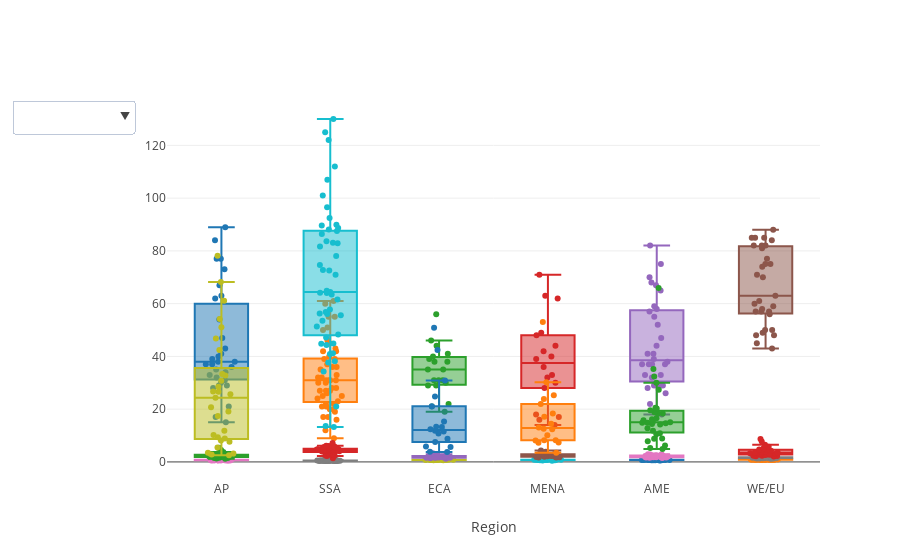

This figure's notebook cell:
### Markdown cell above
<a id='regional_picture'></a>
### Regional Picture

A good way to compare indicators across regions is with a [boxplot](https://plot.ly/python/box-plots/). Similar to the choropleth plot, I will use Plotly and add a dropdown for indicator selection:

### Code cell
# Define variables to cycle through for creating traces
indicator = ['CPI','HDI','fert_rate','mort_rate']
# Populate list with "indicators" traces
data = []
for var in indicator:
    # Populate list with regional traces
    indicator_data = []
    for region in df['Region'].unique():
        reg = df[df['Region'] == region]
        trace = go.Box(
            y = reg[var],
            name = region,
            text = df[df['Region'] == region]['Country'],
            boxpoints = 'all',
            jitter = 0.6,
            pointpos = 0)
        indicator_data.append(trace)
    data.append(indicator_data)
# Combine the data  for each indicator
alldata = data[0] + data[1] + data[2] + data[3]

# Define dropdown selection behavior
updatemenus = list([
    dict(active=-1, buttons=list([
        # Define which traces are visible for each indicator, change the title and yaxis title.
        # 4 indicators for 6 regions = 24 traces. {'visible': [True]*6+[False]*18} means the 
        # first 6 traces (the CPI traces) are visible and remaining 18 are not.
        dict(label = 'CPI',
             method = 'update',
             args = [{'visible': [True]*6+[False]*18},
                     {'title':'CPI by Region',
                     'yaxis':{'title':'CPI'}}]),
        dict(label = 'HDI',
             method = 'update',
             args = [{'visible': [False]*6+[True]*6+[False]*12},
                     {'title':'HDI by Region',
                     'yaxis':{'title':'HDI'}}]),
        dict(label = 'Total Fertility',
             method = 'update',
             args = [{'visible': [False]*12+[True]*6+[False]*6},
                     {'title':'Total Fertility by Region',
                     'yaxis':{'title':'Children per Woman'}}]),
        dict(label = 'Child Mortality',
             method = 'update',
             args = [{'visible': [False]*18+[True]*6},
                     {'title':'Child Mortality by Region',
                     'yaxis':{'title':'0-5 y/o deaths per 1000'}}])]))])

# Define layout
layout = go.Layout(
        showlegend = False,
        xaxis = dict(title = 'Region'),
        yaxis = dict(nticks = 10),
        # Update layout with dropdown selection
        updatemenus = updatemenus)

# Plot fig
fig = {'data':alldata,'layout':layout}
iplot(fig)

### Figure 1 — Plotly figure (JSON) as saved in the notebook; plotly's stock layout.template omitted (floating-point values rounded to 4 significant figures)
{"data": [{"boxpoints": "all", "jitter": 0.6, "name": "AP", "pointpos": 0, "text": ["Afghanistan", "Australia", "Bangladesh", "Brunei Darussalam", "Bhutan", "China", "Hong Kong", "Indonesia", "India", "Japan", "Cambodia", "Korea, South", "Laos", "Sri Lanka", "Maldives", "Myanmar", "Mongolia", "Malaysia", "Nepal", "New Zealand", "Pakistan", "Philippines", "Papua New Guinea", "Korea, North", "Singapore", "Solomon Islands", "Thailand", "Timor-Leste", "Taiwan", "Vietnam", "Vanuatu"], "type": "box", "uid": "abd93902-fa79-11e8-b0ae-c49ded227fdd", "y": [15, 77, 28, 62, 67, 41, 77, 37, 40, 73, 21, 54, 29, 38, 33, 30, 36, 47, 31, 89, 32, 34, 29, 17, 84, 39, 37, 38, 63, 35, 43]}, {"boxpoints": "all", "jitter": 0.6, "name": "SSA", "pointpos": 0, "text": ["Angola", "Burundi", "Benin", "Burkina Faso", "Botswana", "Central African Republic", "Côte D'Ivoire", "Cameroon", "Democratic Republic of the Congo", "Congo", "Comoros", "Cabo Verde", "Djibouti", "Eritrea", "Ethiopia", "Gabon", "Ghana", "Guinea", "Gambia", "Guinea Bissau", "Equatorial Guinea", "Kenya", "Liberia", "Lesotho", "Madagascar", "Mali", "Mozambique", "Mauritania", "Mauritius", "Malawi", "Namibia", "Niger", "Nigeria", "Rwanda", "Sudan", "Senegal", "Sierra Leone", "Somalia", "South Sudan", "Sao Tome and Principe", "Swaziland", "Seychelles", "Chad", "Togo", "Tanzania", "Uganda", "South Africa", "Zambia", "Zimbabwe"], "type": "box", "uid": "abd93903-fa79-11e8-8f1d-c49ded227fdd", "y": [19, 22, 39, 42, 61, 23, 36, 25, 21, 21, 27, 55, 31, 20, 35, 32, 40, 27, 30, 17, 17, 28, 31, 42, 24, 31, 25, 28, 50, 31, 51, 33, 27, 55, 16, 45, 30, 9, 12, 46, 39, 60, 20, 32, 36, 26, 43, 37, 22]}, {"boxpoints": "all", "jitter": 0.6, "name": "ECA", "pointpos": 0, "text": ["Albania", "Armenia", "Azerbaijan", "Bosnia and Herzegovina", "Belarus", "Georgia", "Kazakhstan", "Kyrgyzstan", "Kosovo", "Moldova", "Macedonia", "Montenegro", "Russia", "Serbia", "Tajikistan", "Turkmenistan", "Turkey", "Ukraine", "Uzbekistan"], "type": "box", "uid": "abd93904-fa79-11e8-abdf-c49ded227fdd", "y": [38, 35, 31, 38, 44, 56, 31, 29, 39, 31, 35, 46, 29, 41, 21, 19, 40, 30, 22]}, {"boxpoints": "all", "jitter": 0.6, "name": "MENA", "pointpos": 0, "text": ["United Arab Emirates", "Bahrain", "Algeria", "Egypt", "Iran", "Iraq", "Israel", "Jordan", "Kuwait", "Lebanon", "Libya", "Morocco", "Oman", "Qatar", "Saudi Arabia", "Syria", "Tunisia", "Yemen"], "type": "box", "uid": "abd93905-fa79-11e8-b161-c49ded227fdd", "y": [71, 36, 33, 32, 30, 18, 62, 48, 39, 28, 17, 40, 44, 63, 49, 14, 42, 16]}, {"boxpoints": "all", "jitter": 0.6, "name": "AME", "pointpos": 0, "text": ["Argentina", "Bahamas", "Bolivia", "Brazil", "Barbados", "Canada", "Chile", "Colombia", "Costa Rica", "Cuba", "Dominica", "Dominican Republic", "Ecuador", "Grenada", "Guatemala", "Guyana", "Honduras", "Haiti", "Jamaica", "Saint Lucia", "Mexico", "Nicaragua", "Panama", "Peru", "Puerto Rico", "Paraguay", "El Salvador", "Suriname", "Trinidad and Tobago", "Uruguay", "United States of America", "Saint Vincent and the Grenadines", "Venezuela"], "type": "box", "uid": "abd93906-fa79-11e8-b557-c49ded227fdd", "y": [39, 65, 33, 37, 68, 82, 67, 37, 59, 47, 57, 29, 32, 52, 28, 38, 29, 22, 44, 55, 29, 26, 37, 37, null, 29, 33, 41, 41, 70, 75, 58, 18]}, {"boxpoints": "all", "jitter": 0.6, "name": "WE/EU", "pointpos": 0, "text": ["Austria", "Belgium", "Bulgaria", "Switzerland", "Cyprus", "Czech Republic", "Germany", "Denmark", "Spain", "Estonia", "Finland", "France", "United Kingdom", "Greece", "Croatia", "Hungary", "Ireland", "Iceland", "Italy", "Lithuania", "Luxembourg", "Latvia", "Malta", "Netherlands", "Norway", "Poland", "Portugal", "Romania", "Slovakia", "Slovenia", "Sweden"], "type": "box", "uid": "abd93907-fa79-11e8-a3aa-c49ded227fdd", "y": [75, 75, 43, 85, 57, 57, 81, 88, 57, 71, 85, 70, 82, 48, 49, 45, 74, 77, 50, 59, 82, 58, 56, 82, 85, 60, 63, 48, 50, 61, 84]}, {"boxpoints": "all", "jitter": 0.6, "name": "AP", "pointpos": 0, "text": ["Afghanistan", "Australia", "Bangladesh", "Brunei Darussalam", "Bhutan", "China", "Hong Kong", "Indonesia", "India", "Japan", "Cambodia", "Korea, South", "Laos", "Sri Lanka", "Maldives", "Myanmar", "Mongolia", "Malaysia", "Nepal", "New Zealand", "Pakistan", "Philippines", "Papua New Guinea", "Korea, North", "Singapore", "Solomon Islands", "Thailand", "Timor-Leste", "Taiwan", "Vietnam", "Vanuatu"], "type": "box", "uid": "abd93908-fa79-11e8-bfaf-c49ded227fdd", "y": [0.498, 0.939, 0.608, 0.853, 0.612, 0.752, 0.933, 0.694, 0.64, 0.909, 0.582, 0.903, 0.601, 0.77, 0.717, 0.578, 0.741, 0.802, 0.574, 0.917, 0.562, 0.699, 0.544, null, 0.932, 0.546, 0.755, 0.625, null, 0.694, 0.603]}, {"boxpoints": "all", "jitter": 0.6, "name": "SSA", "pointpos": 0, "text": ["Angola", "Burundi", "Benin", "Burkina Faso", "Botswana", "Central African Republic", "Côte D'Ivoire", "Cameroon", "Democratic Republic of the Congo", "Congo", "Comoros", "Cabo Verde", "Djibouti", "Eritrea", "Ethiopia", "Gabon", "Ghana", "Guinea", "Gambia", "Guinea Bissau", "Equatorial Guinea", "Kenya", "Liberia", "Lesotho", "Madagascar", "Mali", "Mozambique", "Mauritania", "Mauritius", "Malawi", "Namibia", "Niger", "Nigeria", "Rwanda", "Sudan", "Senegal", "Sierra Leone", "Somalia", "South Sudan", "Sao Tome and Principe", "Swaziland", "Seychelles", "Chad", "Togo", "Tanzania", "Uganda", "South Africa", "Zambia", "Zimbabwe"], "type": "box", "uid": "abd93909-fa79-11e8-9be0-c49ded227fdd", "y": [0.581, 0.417, 0.515, 0.423, 0.717, 0.367, 0.492, 0.556, 0.457, 0.606, 0.503, 0.654, 0.476, 0.44, 0.463, 0.702, 0.592, 0.459, 0.46, 0.455, 0.591, 0.59, 0.435, 0.52, 0.519, 0.427, 0.437, 0.52, 0.79, 0.477, 0.647, 0.354, 0.532, 0.524, 0.502, 0.505, 0.419, null, 0.388, 0.589, 0.588, 0.797, 0.404, 0.503, 0.538, 0.516, 0.699, 0.588, 0.535]}, {"boxpoints": "all", "jitter": 0.6, "name": "ECA", "pointpos": 0, "text": ["Albania", "Armenia", "Azerbaijan", "Bosnia and Herzegovina", "Belarus", "Georgia", "Kazakhstan", "Kyrgyzstan", "Kosovo", "Moldova", "Macedonia", "Montenegro", "Russia", "Serbia", "Tajikistan", "Turkmenistan", "Turkey", "Ukraine", "Uzbekistan"], "type": "box", "uid": "abd9390a-fa79-11e8-a687-c49ded227fdd", "y": [0.785, 0.755, 0.757, 0.768, 0.808, 0.78, 0.8, 0.672, null, 0.7, 0.757, 0.814, 0.816, 0.787, 0.65, 0.706, 0.791, 0.751, 0.71]}, {"boxpoints": "all", "jitter": 0.6, "name": "MENA", "pointpos": 0, "text": ["United Arab Emirates", "Bahrain", "Algeria", "Egypt", "Iran", "Iraq", "Israel", "Jordan", "Kuwait", "Lebanon", "Libya", "Morocco", "Oman", "Qatar", "Saudi Arabia", "Syria", "Tunisia", "Yemen"], "type": "box", "uid": "abd9390b-fa79-11e8-a4d9-c49ded227fdd", "y": [0.863, 0.846, 0.754, 0.696, 0.798, 0.685, 0.903, 0.735, 0.803, 0.757, 0.706, 0.667, 0.821, 0.856, 0.853, 0.536, 0.735, 0.452]}, {"boxpoints": "all", "jitter": 0.6, "name": "AME", "pointpos": 0, "text": ["Argentina", "Bahamas", "Bolivia", "Brazil", "Barbados", "Canada", "Chile", "Colombia", "Costa Rica", "Cuba", "Dominica", "Dominican Republic", "Ecuador", "Grenada", "Guatemala", "Guyana", "Honduras", "Haiti", "Jamaica", "Saint Lucia", "Mexico", "Nicaragua", "Panama", "Peru", "Puerto Rico", "Paraguay", "El Salvador", "Suriname", "Trinidad and Tobago", "Uruguay", "United States of America", "Saint Vincent and the Grenadines", "Venezuela"], "type": "box", "uid": "abd9390c-fa79-11e8-93cf-c49ded227fdd", "y": [0.825, 0.807, 0.693, 0.759, 0.8, 0.926, 0.843, 0.747, 0.794, 0.777, 0.715, 0.736, 0.752, 0.772, 0.65, 0.654, 0.617, 0.498, 0.732, 0.747, 0.774, 0.658, 0.789, 0.75, null, 0.702, 0.674, 0.72, 0.784, 0.804, 0.924, 0.723, 0.761]}, {"boxpoints": "all", "jitter": 0.6, "name": "WE/EU", "pointpos": 0, "text": ["Austria", "Belgium", "Bulgaria", "Switzerland", "Cyprus", "Czech Republic", "Germany", "Denmark", "Spain", "Estonia", "Finland", "France", "United Kingdom", "Greece", "Croatia", "Hungary", "Ireland", "Iceland", "Italy", "Lithuania", "Luxembourg", "Latvia", "Malta", "Netherlands", "Norway", "Poland", "Portugal", "Romania", "Slovakia", "Slovenia", "Sweden"], "type": "box", "uid": "abd9390d-fa79-11e8-ac89-c49ded227fdd", "y": [0.908, 0.916, 0.813, 0.944, 0.869, 0.888, 0.936, 0.929, 0.891, 0.871, 0.92, 0.901, 0.922, 0.87, 0.831, 0.838, 0.938, 0.935, 0.88, 0.858, 0.904, 0.847, 0.878, 0.931, 0.953, 0.865, 0.847, 0.811, 0.855, 0.896, 0.933]}, {"boxpoints": "all", "jitter": 0.6, "name": "AP", "pointpos": 0, "text": ["Afghanistan", "Australia", "Bangladesh", "Brunei Darussalam", "Bhutan", "China", "Hong Kong", "Indonesia", "India", "Japan", "Cambodia", "Korea, South", "Laos", "Sri Lanka", "Maldives", "Myanmar", "Mongolia", "Malaysia", "Nepal", "New Zealand", "Pakistan", "Philippines", "Papua New Guinea", "Korea, North", "Singapore", "Solomon Islands", "Thailand", "Timor-Leste", "Taiwan", "Vietnam", "Vanuatu"], "type": "box", "uid": "abd9390e-fa79-11e8-8dac-c49ded227fdd", "y": [4.48, 1.84, 2.08, 1.86, 2.02, 1.63, null, 2.34, 2.3, 1.47, 2.53, 1.31, 2.64, 2.03, 2.05, 2.19, 2.71, 2.02, 2.08, 1.98, 3.41, 2.89, 3.61, 1.9, 1.25, 3.8, 1.47, 5.39, null, 1.95, 3.24]}, {"boxpoints": "all", "jitter": 0.6, "name": "SSA", "pointpos": 0, "text": ["Angola", "Burundi", "Benin", "Burkina Faso", "Botswana", "Central African Republic", "Côte D'Ivoire", "Cameroon", "Democratic Republic of the Congo", "Congo", "Comoros", "Cabo Verde", "Djibouti", "Eritrea", "Ethiopia", "Gabon", "Ghana", "Guinea", "Gambia", "Guinea Bissau", "Equatorial Guinea", "Kenya", "Liberia", "Lesotho", "Madagascar", "Mali", "Mozambique", "Mauritania", "Mauritius", "Malawi", "Namibia", "Niger", "Nigeria", "Rwanda", "Sudan", "Senegal", "Sierra Leone", "Somalia", "South Sudan", "Sao Tome and Principe", "Swaziland", "Seychelles", "Chad", "Togo", "Tanzania", "Uganda", "South Africa", "Zambia", "Zimbabwe"], "type": "box", "uid": "abd9390f-fa79-11e8-9c3b-c49ded227fdd", "y": [5.62, 5.62, 4.91, 5.27, 2.68, 4.8, 4.85, 4.64, 6.02, 4.6, 4.28, 2.3, 2.79, 4.06, 4.08, 3.72, 3.93, 4.78, 5.36, 4.56, 4.6, 3.79, 4.51, 3.04, 4.13, 5.97, 5.18, 4.61, 1.43, 4.51, 3.35, 7.18, 5.46, 3.81, 4.47, 4.7, 4.36, 6.17, 4.77, 4.39, 3.03, 2.28, 5.85, 4.38, 4.95, 5.5, 2.43, 4.93, 3.68]}, {"boxpoints": "all", "jitter": 0.6, "name": "ECA", "pointpos": 0, "text": ["Albania", "Armenia", "Azerbaijan", "Bosnia and Herzegovina", "Belarus", "Georgia", "Kazakhstan", "Kyrgyzstan", "Kosovo", "Moldova", "Macedonia", "Montenegro", "Russia", "Serbia", "Tajikistan", "Turkmenistan", "Turkey", "Ukraine", "Uzbekistan"], "type": "box", "uid": "abd93910-fa79-11e8-9495-c49ded227fdd", "y": [1.71, 1.6, 2.06, 1.38, 1.71, 1.99, 2.6, 2.96, null, 1.23, 1.54, 1.66, 1.76, 1.62, 3.31, 2.84, 2.03, 1.55, 2.26]}, {"boxpoints": "all", "jitter": 0.6, "name": "MENA", "pointpos": 0, "text": ["United Arab Emirates", "Bahrain", "Algeria", "Egypt", "Iran", "Iraq", "Israel", "Jordan", "Kuwait", "Lebanon", "Libya", "Morocco", "Oman", "Qatar", "Saudi Arabia", "Syria", "Tunisia", "Yemen"], "type": "box", "uid": "abd93911-fa79-11e8-a3e2-c49ded227fdd", "y": [1.73, 2.01, 2.71, 3.21, 1.64, 4.31, 2.95, 3.31, 1.96, 1.71, 2.24, 2.45, 2.59, 1.89, 2.49, 2.87, 2.18, 3.89]}, {"boxpoints": "all", "jitter": 0.6, "name": "AME", "pointpos": 0, "text": ["Argentina", "Bahamas", "Bolivia", "Brazil", "Barbados", "Canada", "Chile", "Colombia", "Costa Rica", "Cuba", "Dominica", "Dominican Republic", "Ecuador", "Grenada", "Guatemala", "Guyana", "Honduras", "Haiti", "Jamaica", "Saint Lucia", "Mexico", "Nicaragua", "Panama", "Peru", "Puerto Rico", "Paraguay", "El Salvador", "Suriname", "Trinidad and Tobago", "Uruguay", "United States of America", "Saint Vincent and the Grenadines", "Venezuela"], "type": "box", "uid": "abd93912-fa79-11e8-8ed0-c49ded227fdd", "y": [2.28, 1.76, 2.84, 1.71, 1.8, 1.57, 1.77, 1.83, 1.77, 1.72, null, 2.39, 2.46, 2.08, 2.92, 2.49, 2.42, 2.87, 1.99, 1.45, 2.15, 2.17, 2.49, 2.37, null, 2.45, 2.06, 2.35, 1.74, 1.98, 1.91, 1.91, 2.29]}, {"boxpoints": "all", "jitter": 0.6, "name": "WE/EU", "pointpos": 0, "text": ["Austria", "Belgium", "Bulgaria", "Switzerland", "Cyprus", "Czech Republic", "Germany", "Denmark", "Spain", "Estonia", "Finland", "France", "United Kingdom", "Greece", "Croatia", "Hungary", "Ireland", "Iceland", "Italy", "Lithuania", "Luxembourg", "Latvia", "Malta", "Netherlands", "Norway", "Poland", "Portugal", "Romania", "Slovakia", "Slovenia", "Sweden"], "type": "box", "uid": "abd93913-fa79-11e8-b8bc-c49ded227fdd", "y": [1.5, 1.79, 1.58, 1.55, 1.34, 1.56, 1.47, 1.75, 1.38, 1.65, 1.78, 1.98, 1.87, 1.3, 1.45, 1.39, 1.98, 1.92, 1.48, 1.66, 1.58, 1.56, 1.47, 1.75, 1.82, 1.29, 1.24, 1.53, 1.46, 1.64, 1.91]}, {"boxpoints": "all", "jitter": 0.6, "name": "AP", "pointpos": 0, "text": ["Afghanistan", "Australia", "Bangladesh", "Brunei Darussalam", "Bhutan", "China", "Hong Kong", "Indonesia", "India", "Japan", "Cambodia", "Korea, South", "Laos", "Sri Lanka", "Maldives", "Myanmar", "Mongolia", "Malaysia", "Nepal", "New Zealand", "Pakistan", "Philippines", "Papua New Guinea", "Korea, North", "Singapore", "Solomon Islands", "Thailand", "Timor-Leste", "Taiwan", "Vietnam", "Vanuatu"], "type": "box", "uid": "abd93914-fa79-11e8-bc6d-c49ded227fdd", "y": [68.2, 3.52, 33.3, 9.4, 30.8, 10.2, null, 25.7, 42.4, 2.83, 28.5, 3.21, 61.1, 8.92, 8.1, 51.1, 17.4, 7.66, 32.8, 5.44, 78.2, 26.6, 54.2, 19.1, 2.58, 24.3, 11.8, 46.8, null, 20.7, 26.7]}, {"boxpoints": "all", "jitter": 0.6, "name": "SSA", "pointpos": 0, "text": ["Angola", "Burundi", "Benin", "Burkina Faso", "Botswana", "Central African Republic", "Côte D'Ivoire", "Cameroon", "Democratic Republic of the Congo", "Congo", "Comoros", "Cabo Verde", "Djibouti", "Eritrea", "Ethiopia", "Gabon", "Ghana", "Guinea", "Gambia", "Guinea Bissau", "Equatorial Guinea", "Kenya", "Liberia", "Lesotho", "Madagascar", "Mali", "Mozambique", "Mauritania", "Mauritius", "Malawi", "Namibia", "Niger", "Nigeria", "Rwanda", "Sudan", "Senegal", "Sierra Leone", "Somalia", "South Sudan", "Sao Tome and Principe", "Swaziland", "Seychelles", "Chad", "Togo", "Tanzania", "Uganda", "South Africa", "Zambia", "Zimbabwe"], "type": "box", "uid": "abd93915-fa79-11e8-9819-c49ded227fdd", "y": [83.1, 71, 96.5, 82.9, 38.2, 122, 87.5, 78.1, 92.5, 51.3, 72.8, 21, 64.1, 41.2, 56.3, 47.2, 57.8, 83.7, 64.9, 86.4, 88.7, 48.3, 64, 89.6, 44.3, 107, 72.6, 81.7, 13.6, 56.1, 44.8, 89.9, 101, 37.7, 64.4, 44.9, 112, 130, 88.1, 34.3, 63.5, 13.2, 125, 74.7, 55.6, 53.5, 40.9, 61.6, 56.8]}, {"boxpoints": "all", "jitter": 0.6, "name": "ECA", "pointpos": 0, "text": ["Albania", "Armenia", "Azerbaijan", "Bosnia and Herzegovina", "Belarus", "Georgia", "Kazakhstan", "Kyrgyzstan", "Kosovo", "Moldova", "Macedonia", "Montenegro", "Russia", "Serbia", "Tajikistan", "Turkmenistan", "Turkey", "Ukraine", "Uzbekistan"], "type": "box", "uid": "abd93916-fa79-11e8-bb6f-c49ded227fdd", "y": [13.3, 13.2, 30.9, 5.67, 3.79, 10.8, 11.8, 21.1, null, 15.3, 11.5, 3.82, 7.53, 5.85, 42.4, 50.9, 12.4, 8.77, 24.8]}, {"boxpoints": "all", "jitter": 0.6, "name": "MENA", "pointpos": 0, "text": ["United Arab Emirates", "Bahrain", "Algeria", "Egypt", "Iran", "Iraq", "Israel", "Jordan", "Kuwait", "Lebanon", "Libya", "Morocco", "Oman", "Qatar", "Saudi Arabia", "Syria", "Tunisia", "Yemen"], "type": "box", "uid": "abd93917-fa79-11e8-8c27-c49ded227fdd", "y": [7.34, 7.29, 23.9, 22, 14.5, 30.2, 3.47, 17.1, 8.21, 8.11, 12.6, 25.3, 10.1, 8.18, 12.4, 18.4, 13.1, 53]}, {"boxpoints": "all", "jitter": 0.6, "name": "AME", "pointpos": 0, "text": ["Argentina", "Bahamas", "Bolivia", "Brazil", "Barbados", "Canada", "Chile", "Colombia", "Costa Rica", "Cuba", "Dominica", "Dominican Republic", "Ecuador", "Grenada", "Guatemala", "Guyana", "Honduras", "Haiti", "Jamaica", "Saint Lucia", "Mexico", "Nicaragua", "Panama", "Peru", "Puerto Rico", "Paraguay", "El Salvador", "Suriname", "Trinidad and Tobago", "Uruguay", "United States of America", "Saint Vincent and the Grenadines", "Venezuela"], "type": "box", "uid": "abd93918-fa79-11e8-b520-c49ded227fdd", "y": [10.9, 10.5, 35.2, 14.7, 11.8, 4.92, 7.87, 14.9, 8.86, 5.3, null, 30, 20.5, 15, 27.4, 32.4, 18.4, 65.9, 15.1, 12.8, 14.2, 18.8, 16.2, 14.9, null, 20.3, 14.4, 19.6, 18.4, 8.81, 6.23, 16.6, 15.8]}, {"boxpoints": "all", "jitter": 0.6, "name": "WE/EU", "pointpos": 0, "text": ["Austria", "Belgium", "Bulgaria", "Switzerland", "Cyprus", "Czech Republic", "Germany", "Denmark", "Spain", "Estonia", "Finland", "France", "United Kingdom", "Greece", "Croatia", "Hungary", "Ireland", "Iceland", "Italy", "Lithuania", "Luxembourg", "Latvia", "Malta", "Netherlands", "Norway", "Poland", "Portugal", "Romania", "Slovakia", "Slovenia", "Sweden"], "type": "box", "uid": "abd93919-fa79-11e8-8aff-c49ded227fdd", "y": [3.09, 3.69, 7.76, 3.86, 2.53, null, 3.29, 4, 3.14, 2.96, 2.08, 3.65, 4.28, 3.59, 4.52, 5.15, 3.05, 2.12, 3.05, 4.86, 2.38, 4.65, 6.5, 3.44, 2.39, 4.68, 2.8, 8.69, 5.75, 2.24, 2.67]}], "layout": {"showlegend": false, "updatemenus": [{"active": -1, "buttons": [{"args": [{"visible": [true, true, true, true, true, true, false, false, false, false, false, false, false, false, false, false, false, false, false, false, false, false, false, false]}, {"title": "CPI by Region", "yaxis": {"title": "CPI"}}], "label": "CPI", "method": "update"}, {"args": [{"visible": [false, false, false, false, false, false, true, true, true, true, true, true, false, false, false, false, false, false, false, false, false, false, false, false]}, {"title": "HDI by Region", "yaxis": {"title": "HDI"}}], "label": "HDI", "method": "update"}, {"args": [{"visible": [false, false, false, false, false, false, false, false, false, false, false, false, true, true, true, true, true, true, false, false, false, false, false, false]}, {"title": "Total Fertility by Region", "yaxis": {"title": "Children per Woman"}}], "label": "Total Fertility", "method": "update"}, {"args": [{"visible": [false, false, false, false, false, false, false, false, false, false, false, false, false, false, false, false, false, false, true, true, true, true, true, true]}, {"title": "Child Mortality by Region", "yaxis": {"title": "0-5 y/o deaths per 1000"}}], "label": "Child Mortality", "method": "update"}]}], "xaxis": {"title": "Region"}, "yaxis": {"nticks": 10}}}
